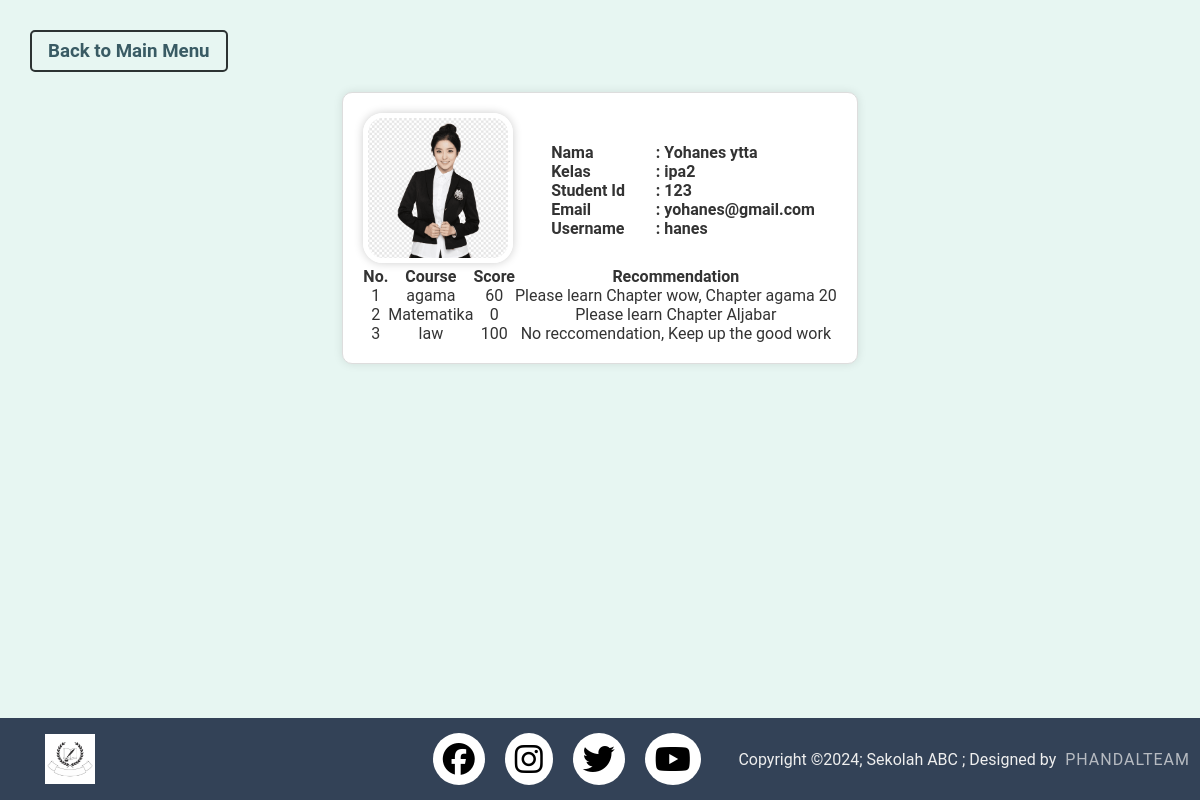
Screenshot of /studentpage/profile.php (signed in) with the database file from the repository.
### tables this page shows
CREATE TABLE `user` (
  `name` varchar(255) NOT NULL,
  `id_user` int(255) NOT NULL,
  `username` varchar(255) NOT NULL,
  `password` varchar(255) NOT NULL,
  `email_user` varchar(255) NOT NULL,
  `class` varchar(255) NOT NULL,
  `profile_picture` varchar(255) NOT NULL,
  `usertype` varchar(255) NOT NULL DEFAULT 'student'
);

CREATE TABLE `score` (
  `no` int(11) NOT NULL,
  `id_user` int(11) NOT NULL,
  `id_course` int(255) NOT NULL,
  `course_name` varchar(255) NOT NULL,
  `score` varchar(150) NOT NULL
);

### studentpage/profile.php (the view, shortened to what this page needs)
<!DOCTYPE html>
<html lang="en">
<?php
require("../connection/connection.php");
?>
<head>
    <link rel="stylesheet" href="../css/profile.css">
</head>
<body>
    <h3>
        <a href="mainpage.php" class="back-to-main-menu">Back to Main Menu</a>
    </h3>
    <div class="profile-container">
        <table>
            <tr>
                <td class="profile-image">
                    <?php
                    $name = $_SESSION['student'];
                    $profile_query = "SELECT profile_picture FROM user WHERE name = '$name'";
                    $profile_result = mysqli_query($con, $profile_query);
                    if (mysqli_num_rows($profile_result) > 0) {
                        $row = mysqli_fetch_assoc($profile_result);
                        $profile_pic = $row['profile_picture'];
                        if (!empty($profile_pic)) {
                            echo '<img src="../student_foto/' . $profile_pic . '" alt="Profile Picture" class="profile-pic">';
                        } else {
                            echo '<img src="../default_profile_pic.png" alt="Default Profile Picture" class="profile-pic">';
                        }
                    } else {
                        echo '<img src="../default_profile_pic.png" alt="Default Profile Picture" class="profile-pic">';
                    }
                    ?>
                </td>
                <td class="profile-details">
                    <table>
                        <?php
                        $name = $_SESSION['student'];
                        $user_query = "SELECT * FROM user WHERE name = '$name'";
                        $user_result = mysqli_query($con, $user_query);
                        if (mysqli_num_rows($user_result) > 0) {
                            $user_data = mysqli_fetch_assoc($user_result);
                            $nama = $user_data['name'];
                            $kelas = $user_data['class'];
                            $student_id = $user_data['id_user'];
                            $email = $user_data['email_user'];
                            $username = $user_data['username'];
                        } else {
                            $nama = "N/A";
                            $kelas = "N/A";
                            $student_id = "N/A";
                            $email = "N/A";
                            $username = "N/A";
                        }
                        echo '<tr>
                        <td class="label">Nama </td>
                        <td class="value">: ' . $nama . '</td>
                    </tr>
                    <tr>
                        <td class="label">Kelas</td>
                        <td class="value">: ' . $kelas . '</td>
                    </tr>
                    <tr>
                        <td class="label">Student Id</td>
                        <td class="value">: ' . $student_id . '</td>
                    </tr>
                    <tr>
                        <td class="label">Email</td>
                        <td class="value">: ' . $email . '</td>
                    </tr>
                        <tr>
                        <td class="label">Username</td>
                        <td class="value">: ' . $username . '</td>
                    </tr>';
                        ?>
                    </table>
                </td>
            </tr>
        </table>
        <div class="semester-details" id="semester1-details">
            <table>
                <tr>
                    <th>No.</th>
                    <th>Course</th>
                    <th>Score</th>
                    <th>Recommendation</th>
                </tr>
                <?php
                $no = 1;
                $ses_id = $_SESSION['student'];
                $profile_query = "SELECT * FROM user WHERE name = '$ses_id'";
                $get_profile_result = mysqli_query($con, $profile_query);
                $profile_id = mysqli_fetch_assoc($get_profile_result);
                $get_profile_id = $profile_id['id_user'];
                $data = mysqli_query($con, "SELECT * FROM score WHERE id_user = '$get_profile_id' ORDER BY id_course");
                $chapter_query = "SELECT w.id_user, w.id_chapter, w.id_course, c.id_chapter, c.chapter_name
                FROM wrong_answer w
                JOIN chapter c
                ON w.id_chapter = c.id_chapter
                WHERE w.id_user = '$get_profile_id'
                ORDER BY w.id_chapter";
                $recom = mysqli_query($con, $chapter_query);
                while ($display = mysqli_fetch_array($data)) {
                    echo '<tr>';
                    echo '<td> ' . $no . '</td>';
                    echo '<td> ' . $display['course_name'] . '</td>';
                    echo '<td> ' . $display['score'] . '</td>';
                    $chapters_to_learn = "";
                    mysqli_data_seek($recom, 0);
                    while ($show = mysqli_fetch_array($recom)) {
                        if ($show['id_user'] == $display['id_user'] && $display['id_course'] == $show['id_course']) {
                            $chapters_to_learn .= 'Chapter ' . $show['chapter_name'] . ', ';
                        }
                    }
                    $chapters_to_learn = rtrim($chapters_to_learn, ', ');
                    if (!empty($chapters_to_learn)) {
                        echo '<td> Please learn ' . $chapters_to_learn . '</td>';
                    } else {
                        echo '<td>No reccomendation, Keep up the good work</td>';
                    }
                    echo '</tr>';
                    $no++;
                }
                ?>
            </table>
        </div>
    </div>
    <?php
    require_once '../misc/footer.php'
    ?>
</html>

### css/profile.css (style rules this page uses)
body { font-family: 'Roboto', sans-serif; margin: 0; padding: 0; background-color: #f8f9fa; color: #333; }
.profile-container { max-width: 800px; margin: 20px auto; padding: 20px; border: 1px solid #ddd; border-radius: 10px; background-color: #fff; box-shadow: 0 0 10px rgba(0, 0, 0, 0.1); }
table { width: 100%; border-collapse: collapse; }
.profile-image img { width: 150px; height: 150px; -o-border-radius: 20px; border: 5px solid #fff; box-shadow: 0 0 10px rgba(0, 0, 0, 0.2); -o-transition: transform 0.3s ease-in-out; -webkit-transition: transform 0.3s ease-in-out; -moz-transition: transform 0.3s ease-in-out; -ms-transition: transform 0.3s ease-in-out; transition: transform 0.3s ease-in-out; object-fit: cover; -webkit-border-radius: 20px; -moz-border-radius: 20px; -ms-border-radius: 20px; border-radius: 20px; }
.profile-details { padding-left: 20px; }
a.back-to-main-menu { display: inline-block; text-decoration: none; color: #395B64; font-weight: bold; border: 2px solid #2C3333; border-radius: 5px; padding: 8px 16px; transition: background-color 0.3s ease-in-out, color 0.3s ease-in-out; width: fit-content; margin-top: 30px; margin-left: 30px; }
.semester-details td { text-align: center; }
.label { padding-right: 10px; text-align: left; font-weight: bold; }
.value { padding-left: 10px; font-weight: bold; }

### css/footer_new.css (style rules this page uses)
* { padding: 0; margin: 0; box-sizing: border-box; }
body { display: flex; flex-direction: column; min-height: 100vh; background-color: #e7f6f2; }

### rows the page displays
user: name "Yohanes ytta", class "ipa2", id_user "123", email_user "yohanes@gmail.com", username "hanes"
score: course_name "agama", score "60", chapters_to_learn "Chapter wow, Chapter agama 20"
score: course_name "Matematika", score "0", chapters_to_learn "Chapter Aljabar"
score: course_name "law", score "100", shows "No reccomendation, Keep up the good work"
